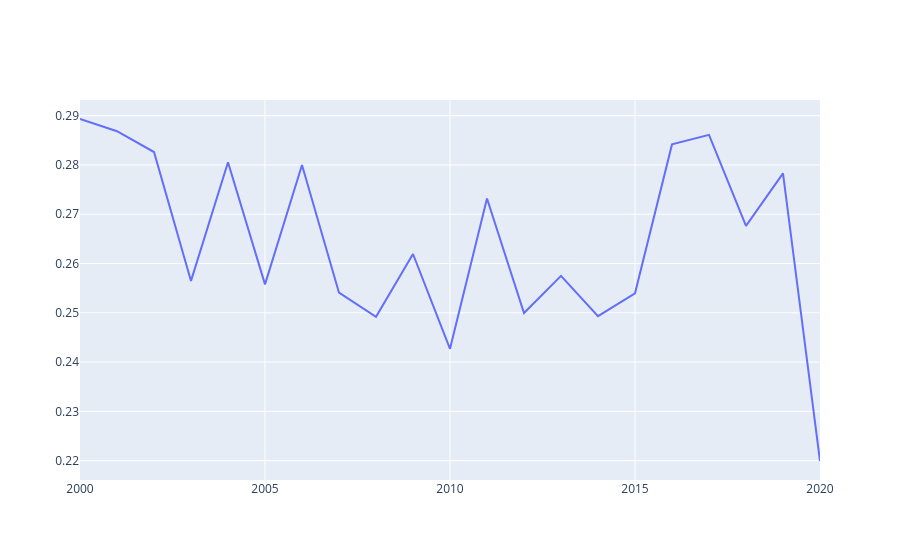

Here is the notebook cell this chart was saved with:
### Code cell
fig.add_trace(go.Scatter(x=temp['year'], y=temp['acousticness'], name='Acousticness'))

fig.show()

### Figure 1 — Plotly figure (JSON) as saved in the notebook; plotly's stock layout.template omitted (floating-point values rounded to 4 significant figures)
{"data": [{"name": "Acousticness", "type": "scatter", "x": [2000, 2001, 2002, 2003, 2004, 2005, 2006, 2007, 2008, 2009, 2010, 2011, 2012, 2013, 2014, 2015, 2016, 2017, 2018, 2019, 2020], "y": [0.2893, 0.2868, 0.2826, 0.2565, 0.2806, 0.2558, 0.28, 0.2541, 0.2492, 0.2619, 0.2427, 0.2732, 0.25, 0.2575, 0.2493, 0.254, 0.2842, 0.2861, 0.2676, 0.2783, 0.2199]}], "layout": {}}
